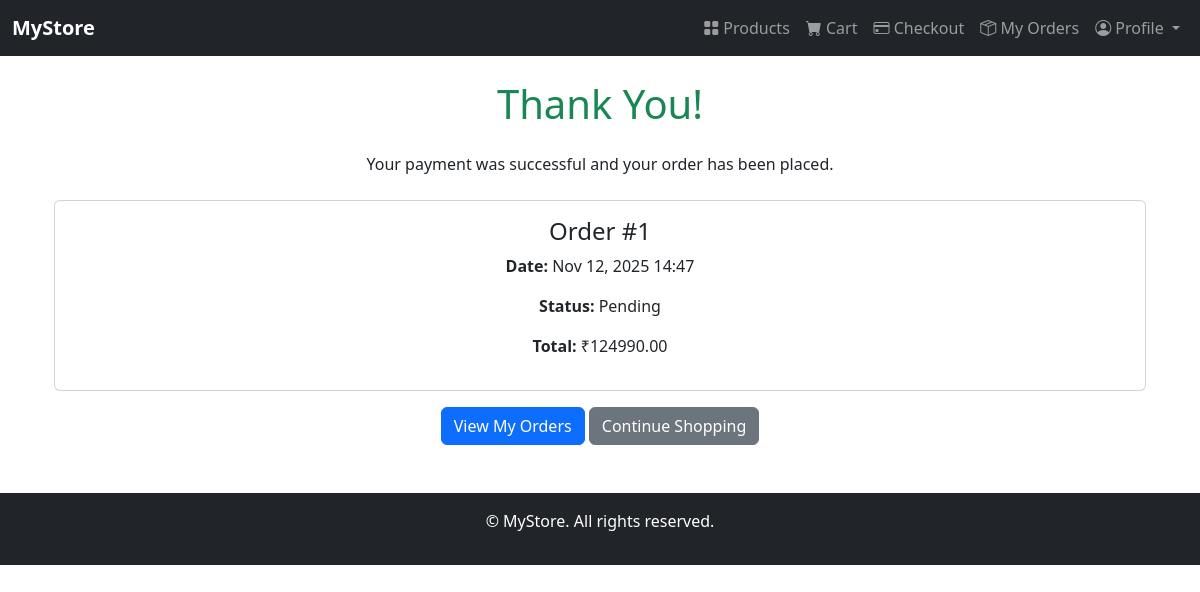
/order_confirmation/1/ (signed in), run on the app's committed database.
### store/models.py (models this page shows, shortened)
class Order(models.Model):
    STATUS_CHOICES = [
        ("Pending", "Pending"),
        ("Completed", "Completed"),
        ("Cancelled", "Cancelled"),
    ]
    user = models.ForeignKey(User, on_delete=models.CASCADE)
    total_price = models.DecimalField(max_digits=10, decimal_places=2)
    status = models.CharField(max_length=20, choices=STATUS_CHOICES, default="Pending")  # ✅ add this
    created_at = models.DateTimeField(auto_now_add=True)

### store/views.py (the view)
# urls.py: path('order_confirmation/<int:order_id>/', views.order_confirmation, name='order_confirmation'),
@login_required
def order_confirmation(request, order_id):
    order = get_object_or_404(Order, id=order_id, user=request.user)
    return render(request, 'store/order_confirmation.html', {'order': order})

### store/templates/store/order_confirmation.html
{% extends "store/base.html" %}
{% block content %}
<div class="container mt-4 text-center">
    <h1 class="mb-4 text-success">Thank You!</h1>
    <p>Your payment was successful and your order has been placed.</p>
    <div class="card mt-4">
        <div class="card-body">
            <h4>Order #{{ order.id }}</h4>
            <p><strong>Date:</strong> {{ order.created_at|date:"M d, Y H:i" }}</p>
            <p><strong>Status:</strong> {{ order.status }}</p>
            <p><strong>Total:</strong> ₹{{ order.total_price }}</p>
        </div>
    </div>
    <a href="{% url 'order_history' %}" class="btn btn-primary mt-3">View My Orders</a>
    <a href="{% url 'product_list' %}" class="btn btn-secondary mt-3">Continue Shopping</a>
</div>
{% endblock %}

### data on the page
Order: id "1", created_at "Nov 12, 2025 14:47", status "Pending", total_price "124990.00"
